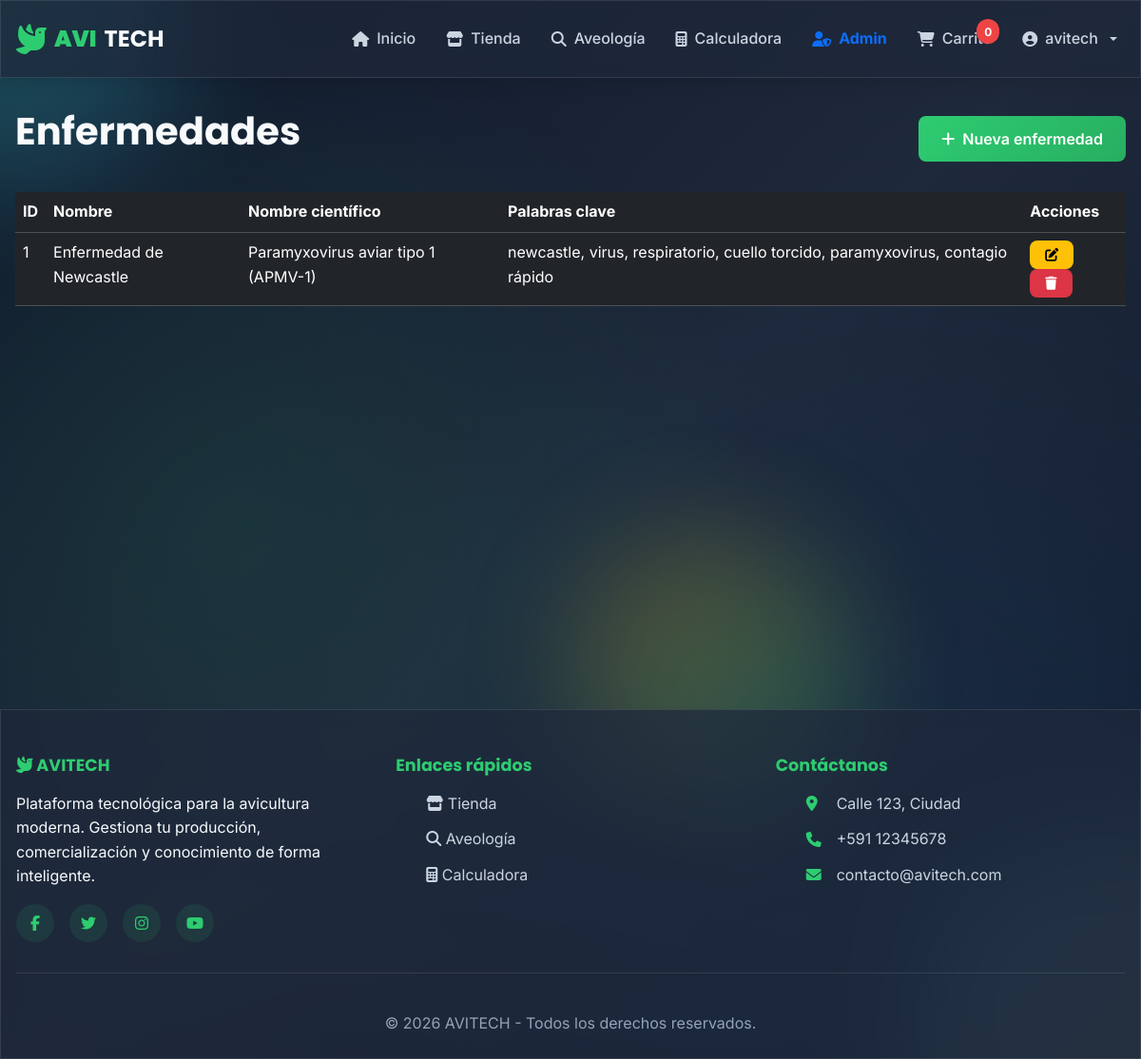
The app's page /admin/diseases (signed in) with its own data.
### app/models/modelos_db.py (models this page shows, shortened)
class Usuarios(Base):
    __tablename__ = 'usuarios'
    __table_args__ = (
        ForeignKeyConstraint(['id_rol'], ['roles.id_rol'], name='usuarios_ibfk_1'),
        Index('email', 'email', unique=True),
        Index('idx_activo', 'activo'),
        Index('idx_email', 'email'),
        Index('idx_rol', 'id_rol')
    )
    id_usuario: Mapped[int] = mapped_column(Integer, primary_key=True)
    id_rol: Mapped[int] = mapped_column(Integer, nullable=False)
    nombre_completo: Mapped[str] = mapped_column(String(150), nullable=False)
    email: Mapped[str] = mapped_column(String(150), nullable=False)
    password_hash: Mapped[str] = mapped_column(String(255), nullable=False)
    fecha_registro: Mapped[datetime.datetime] = mapped_column(TIMESTAMP, nullable=False, server_default=text('CURRENT_TIMESTAMP'))
    fecha_actualizacion: Mapped[datetime.datetime] = mapped_column(TIMESTAMP, nullable=False, server_default=text('CURRENT_TIMESTAMP'))
    telefono: Mapped[Optional[str]] = mapped_column(String(20))
    avatar: Mapped[Optional[str]] = mapped_column(String(255), server_default=text("'default-avatar.png'"))
    direccion: Mapped[Optional[str]] = mapped_column(Text)
    ciudad: Mapped[Optional[str]] = mapped_column(String(100))
    departamento: Mapped[Optional[str]] = mapped_column(String(100))
    codigo_postal: Mapped[Optional[str]] = mapped_column(String(10))
    activo: Mapped[Optional[int]] = mapped_column(Integer, server_default=text('1'))
    verificado: Mapped[Optional[int]] = mapped_column(Integer, server_default=text('0'))
    token_verificacion: Mapped[Optional[str]] = mapped_column(String(100))
    token_recuperacion: Mapped[Optional[str]] = mapped_column(String(100))
    fecha_token_expira: Mapped[Optional[datetime.datetime]] = mapped_column(DateTime)
    ultimo_acceso: Mapped[Optional[datetime.datetime]] = mapped_column(TIMESTAMP)
    roles: Mapped['Roles'] = relationship('Roles', back_populates='usuarios')
    articulos_aveologia: Mapped[list['ArticulosAveologia']] = relationship('ArticulosAveologia', back_populates='autor')
    carrito: Mapped[list['Carrito']] = relationship('Carrito', back_populates='usuarios')
    historial_calculos: Mapped[list['HistorialCalculos']] = relationship('HistorialCalculos', back_populates='usuarios')
    notificaciones: Mapped[list['Notificaciones']] = relationship('Notificaciones', back_populates='usuarios')
    sesiones_usuario: Mapped[list['SesionesUsuario']] = relationship('SesionesUsuario', back_populates='usuarios')
    sucursales: Mapped[list['Sucursales']] = relationship('Sucursales', back_populates='usuarios')
    pedidos: Mapped[list['Pedidos']] = relationship('Pedidos', back_populates='usuarios')
    calificaciones: Mapped[list['Calificaciones']] = relationship('Calificaciones', back_populates='usuarios')
    historial_pedido: Mapped[list['HistorialPedido']] = relationship('HistorialPedido', back_populates='usuarios')
    movimientos_inventario: Mapped[list['MovimientosInventario']] = relationship('MovimientosInventario', back_populates='usuarios')
    @property
    def is_authenticated(self):
        return True

### app/models/disease.py (models this page shows, shortened)
class Disease(db.Model):
    __tablename__ = 'diseases'
    id = db.Column(db.Integer, primary_key=True)
    name = db.Column(db.String(150), nullable=False)
    scientific_name = db.Column(db.String(200))
    description = db.Column(db.Text)
    treatment = db.Column(db.Text)
    prevention = db.Column(db.Text)
    keywords = db.Column(db.String(500))
    created_at = db.Column(db.DateTime, default=datetime.utcnow)
    symptoms = db.relationship('Symptom', secondary='diagnostic_matrix', backref='diseases')

### app/routes/admin.py (the view)
@admin_bp.route('/diseases')
@login_required
@admin_required
def list_diseases():
    diseases = Disease.query.all()
    return render_template('admin/diseases.html', diseases=diseases)

### app/templates/admin/diseases.html (shortened to what this page needs)
{% extends "base.html" %}
{% block content %}
<div class="d-flex justify-content-between align-items-center mb-4">
    <h1>Enfermedades</h1>
    <a href="{{ url_for('admin.create_disease') }}" class="btn btn-primary"><i class="fas fa-plus"></i> Nueva enfermedad</a>
</div>
<div class="table-responsive">
    <table class="table table-dark table-hover">
        <thead>
            <tr>
                <th>ID</th>
                <th>Nombre</th>
                <th>Nombre científico</th>
                <th>Palabras clave</th>
                <th>Acciones</th>
            </tr>
        </thead>
        <tbody>
            {% for disease in diseases %}
            <tr>
                <td>{{ disease.id }}</td>
                <td>{{ disease.name }}</td>
                <td>{{ disease.scientific_name or '-' }}</td>
                <td>{{ disease.keywords or '-' }}</td>
                <td>
                    <a href="{{ url_for('admin.edit_disease', id=disease.id) }}" class="btn btn-sm btn-warning"><i class="fas fa-edit"></i></a>
                    <form action="{{ url_for('admin.delete_disease', id=disease.id) }}" method="post" class="d-inline" onsubmit="return confirm('¿Eliminar esta enfermedad?')">
                        <button type="submit" class="btn btn-sm btn-danger"><i class="fas fa-trash"></i></button>
                    </form>
                </td>
            </tr>
            {% endfor %}
        </tbody>
    </table>
</div>
{% endblock %}

### app/templates/components/navbar.html (shortened to what this page needs)
<nav class="navbar navbar-expand-lg glass">
    <div class="container">
        <a href="{{ url_for('main.index') }}" class="navbar-brand">
            <span class="logo"><i class="fas fa-dove"></i> <strong>AVI</strong>TECH</span>
        </a>
        <div class="collapse navbar-collapse" id="navbarMenu">
            <ul class="navbar-nav ms-auto">
                <li class="nav-item"><a href="{{ url_for('main.index') }}" class="nav-link"><i class="fas fa-home"></i> Inicio</a></li>
                <li class="nav-item"><a href="{{ url_for('marketplace.products') }}" class="nav-link"><i class="fas fa-store"></i> Tienda</a></li>
                <li class="nav-item"><a href="{{ url_for('aveologia.search') }}" class="nav-link"><i class="fas fa-search"></i> Aveología</a></li>
                <li class="nav-item"><a href="{{ url_for('calculadora.calculator') }}" class="nav-link"><i class="fas fa-calculator"></i> Calculadora</a></li>
                {% if current_user.is_authenticated and current_user.id_rol in [1, 3] %}
                    <li class="nav-item"><a href="{{ url_for('admin.index') }}" class="nav-link text-primary fw-bold"><i class="fas fa-user-shield"></i> Admin</a></li>
                {% endif %}
                {% if current_user.is_authenticated %}
                    <li class="nav-item"><a href="{{ url_for('marketplace.cart') }}" class="nav-link cart-link">
                        <i class="fas fa-shopping-cart"></i> Carrito
                        <span class="cart-badge" id="cartBadge">0</span>
                    </a></li>
                    <li class="nav-item dropdown">
                        <a class="nav-link dropdown-toggle" href="#" id="userDropdown" role="button" data-bs-toggle="dropdown" aria-expanded="false">
                            <i class="fas fa-user-circle"></i> {{ current_user.nombre_completo }}
                        </a>
                    </li>
                {% else %}
                    <li class="nav-item"><a href="{{ url_for('auth.login') }}" class="nav-link"><i class="fas fa-sign-in-alt"></i> Iniciar sesión</a></li>
                    <li class="nav-item"><a href="{{ url_for('auth.register') }}" class="btn btn-primary btn-sm"><i class="fas fa-user-plus"></i> Registrarse</a></li>
                {% endif %}
            </ul>
        </div>
    </div>
</nav>

### app/static/css/style.css (style rules this page uses)
.navbar { position: sticky; top: 0; z-index: 1000; padding: 1rem 0; border-bottom: 1px solid rgba(255, 255, 255, 0.1); }
.navbar .container { display: flex; justify-content: space-between; align-items: center; }
.navbar-brand .logo { display: flex; align-items: center; gap: 0.5rem; font-size: 1.5rem; font-weight: 700; font-family: var(--font-heading); color: var(--color-text-primary); text-decoration: none; transition: all var(--transition-base); }
.navbar-brand .logo i { font-size: 2rem; color: var(--color-primary); animation: pulse 2s ease-in-out infinite; }
.navbar-brand .logo strong { color: var(--color-primary); }
.navbar-nav { display: flex; list-style: none; align-items: center; gap: 1rem; }
.navbar-nav .nav-link { display: flex; align-items: center; gap: 0.5rem; padding: 0.5rem 1rem; color: var(--color-text-secondary); text-decoration: none; border-radius: var(--radius-md); transition: all var(--transition-base); font-weight: 500; }
.cart-link { position: relative; }
.cart-badge { position: absolute; top: 0; right: 0; background: var(--color-danger); color: white; font-size: 0.75rem; font-weight: 700; padding: 0.2rem 0.5rem; border-radius: var(--radius-full); min-width: 20px; text-align: center; }
:root { --color-primary: #2ecc71; --color-primary-dark: #27ae60; --color-primary-light: #58d68d; --color-secondary: #3498db; --color-secondary-dark: #2980b9; --color-secondary-light: #5dade2; --color-accent: #f39c12; --color-accent-dark: #e67e22; --color-bg-main: #0f172a; --color-bg-secondary: #1e293b; --color-bg-card: #334155; --color-bg-glass: rgba(30, 41, 59, 0.7); --color-text-primary: #f8fafc; --color-text-secondary: #cbd5e1; --color-text-muted: #94a3b8; --color-success: #10b981; --color-danger: #ef4444; --color-warning: #f59e0b; --color-info: #3b82f6; --shadow-sm: 0 1px 2px 0 rgb(0 0 0 / 0.05); --shadow-md: 0 4px 6px -1px rgb(0 0 0 / 0.1); --shadow-lg: 0 10px 15px -3px rgb(0 0 0 / 0.1); --shadow-xl: 0 20px 25px -5px rgb(0 0 0 / 0.1); --shadow-glow: 0 0 20px rgba(46, 204, 113, 0.3); --radius-sm: 0.375rem; --radius-md: 0.5rem; --radius-lg: 0.75rem; --radius-xl: 1rem; --radius-full: 9999px; --transition-fast: 0.15s ease-in-out; --transition-base: 0.3s ease-in-out; --transition-slow: 0.5s ease-in-out; --font-main: 'Inter', -apple-system, BlinkMacSystemFont, 'Segoe UI', sans-serif; --font-heading: 'Poppins', sans-serif; }
* { margin: 0; padding: 0; box-sizing: border-box; }
html { font-size: 16px; scroll-behavior: smooth; }
body { font-family: var(--font-main); background: var(--color-bg-main); color: var(--color-text-primary); line-height: 1.6; overflow-x: hidden; min-height: 100vh; }
body::before { content: ''; position: fixed; top: 0; left: 0; width: 100%; height: 100%; background: linear-gradient(135deg, var(--color-bg-main) 0%, var(--color-bg-secondary) 50%, var(--color-bg-main) 100% ); z-index: -2; }
body::after { content: ''; position: fixed; top: 0; left: 0; width: 100%; height: 100%; background-image: radial-gradient(circle at 20% 50%, rgba(46, 204, 113, 0.1) 0%, transparent 50%), radial-gradient(circle at 80% 80%, rgba(52, 152, 219, 0.1) 0%, transparent 50%); z-index: -1; }
h1, h2, h3, h4, h5, h6 { font-family: var(--font-heading); font-weight: 700; line-height: 1.2; margin-bottom: 1rem; }
h1 { font-size: 2.5rem; }
a { color: var(--color-primary); text-decoration: none; transition: color var(--transition-base); }
.container { width: 100%; max-width: 1200px; margin: 0 auto; padding: 0 1rem; }
.glass { background: var(--color-bg-glass); backdrop-filter: blur(10px); -webkit-backdrop-filter: blur(10px); border: 1px solid rgba(255, 255, 255, 0.1); box-shadow: var(--shadow-lg); }
.btn { display: inline-flex; align-items: center; gap: 0.5rem; padding: 0.75rem 1.5rem; font-family: var(--font-main); font-size: 1rem; font-weight: 600; text-align: center; border: none; border-radius: var(--radius-md); cursor: pointer; transition: all var(--transition-base); text-decoration: none; white-space: nowrap; }
.btn-primary { background: linear-gradient(135deg, var(--color-primary), var(--color-primary-dark)); color: white; }
.btn-sm { padding: 0.5rem 1rem; font-size: 0.875rem; }
.text-primary { color: var(--color-primary); }
.mb-4 { margin-bottom: 2rem; }
.d-flex { display: flex; }

### records on screen
Usuarios: nombre_completo "avitech"
Disease: id "1", name "Enfermedad de Newcastle", scientific_name "Paramyxovirus aviar tipo 1 (APMV-1)", keywords "newcastle, virus, respiratorio, cuello torcido, paramyxovirus, contagio rápido"
